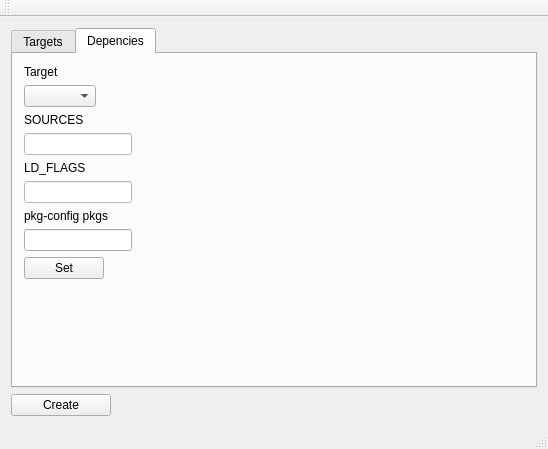
<?xml version="1.0" encoding="UTF-8"?>
<ui version="4.0">
 <class>MainWindow</class>
 <widget class="QMainWindow" name="MainWindow">
  <property name="geometry">
   <rect>
    <x>0</x>
    <y>0</y>
    <width>548</width>
    <height>449</height>
   </rect>
  </property>
  <property name="sizePolicy">
   <sizepolicy hsizetype="Maximum" vsizetype="Maximum">
    <horstretch>0</horstretch>
    <verstretch>0</verstretch>
   </sizepolicy>
  </property>
  <property name="windowTitle">
   <string>MainWindow</string>
  </property>
  <widget class="QWidget" name="centralWidget">
   <layout class="QGridLayout" name="gridLayout">
    <item row="1" column="1">
     <widget class="QPushButton" name="btCreate">
      <property name="maximumSize">
       <size>
        <width>100</width>
        <height>16777215</height>
       </size>
      </property>
      <property name="text">
       <string>Create</string>
      </property>
     </widget>
    </item>
    <item row="0" column="1">
     <widget class="QTabWidget" name="tabWidget">
      <property name="sizePolicy">
       <sizepolicy hsizetype="Expanding" vsizetype="Expanding">
        <horstretch>0</horstretch>
        <verstretch>0</verstretch>
       </sizepolicy>
      </property>
      <property name="styleSheet">
       <string notr="true"/>
      </property>
      <property name="tabPosition">
       <enum>QTabWidget::North</enum>
      </property>
      <property name="currentIndex">
       <number>1</number>
      </property>
      <widget class="QWidget" name="tab_control">
       <attribute name="title">
        <string>Targets</string>
       </attribute>
       <widget class="QComboBox" name="tglist1">
        <property name="geometry">
         <rect>
          <x>7</x>
          <y>190</y>
          <width>83</width>
          <height>28</height>
         </rect>
        </property>
       </widget>
       <widget class="QLabel" name="label_6">
        <property name="geometry">
         <rect>
          <x>9</x>
          <y>132</y>
          <width>81</width>
          <height>18</height>
         </rect>
        </property>
        <property name="text">
         <string>Delete target</string>
        </property>
       </widget>
       <widget class="QPushButton" name="btDel">
        <property name="geometry">
         <rect>
          <x>6</x>
          <y>156</y>
          <width>84</width>
          <height>28</height>
         </rect>
        </property>
        <property name="sizePolicy">
         <sizepolicy hsizetype="Fixed" vsizetype="Fixed">
          <horstretch>0</horstretch>
          <verstretch>0</verstretch>
         </sizepolicy>
        </property>
        <property name="text">
         <string>Delete</string>
        </property>
       </widget>
       <widget class="QLabel" name="label_10">
        <property name="geometry">
         <rect>
          <x>170</x>
          <y>10</y>
          <width>70</width>
          <height>18</height>
         </rect>
        </property>
        <property name="text">
         <string>Target type</string>
        </property>
       </widget>
       <widget class="QLabel" name="label">
        <property name="geometry">
         <rect>
          <x>9</x>
          <y>6</y>
          <width>141</width>
          <height>18</height>
         </rect>
        </property>
        <property name="text">
         <string>Create target name</string>
        </property>
       </widget>
       <widget class="QComboBox" name="cbType">
        <property name="geometry">
         <rect>
          <x>170</x>
          <y>30</y>
          <width>100</width>
          <height>28</height>
         </rect>
        </property>
        <property name="maximumSize">
         <size>
          <width>100</width>
          <height>16777215</height>
         </size>
        </property>
        <item>
         <property name="text">
          <string>library</string>
         </property>
        </item>
        <item>
         <property name="text">
          <string>binary</string>
         </property>
        </item>
       </widget>
       <widget class="QPushButton" name="btAdd">
        <property name="geometry">
         <rect>
          <x>280</x>
          <y>30</y>
          <width>84</width>
          <height>28</height>
         </rect>
        </property>
        <property name="sizePolicy">
         <sizepolicy hsizetype="Fixed" vsizetype="Fixed">
          <horstretch>0</horstretch>
          <verstretch>0</verstretch>
         </sizepolicy>
        </property>
        <property name="text">
         <string>Add</string>
        </property>
       </widget>
       <widget class="QLineEdit" name="lineEdit">
        <property name="geometry">
         <rect>
          <x>0</x>
          <y>30</y>
          <width>167</width>
          <height>28</height>
         </rect>
        </property>
        <property name="maximumSize">
         <size>
          <width>167</width>
          <height>16777215</height>
         </size>
        </property>
        <property name="styleSheet">
         <string notr="true">background-color: rgb(255,255,255);</string>
        </property>
        <property name="alignment">
         <set>Qt::AlignLeading|Qt::AlignLeft|Qt::AlignTop</set>
        </property>
       </widget>
      </widget>
      <widget class="QWidget" name="tab_targets">
       <attribute name="title">
        <string>Depencies</string>
       </attribute>
       <layout class="QFormLayout" name="formLayout_3">
        <item row="1" column="0">
         <widget class="QComboBox" name="tglist2"/>
        </item>
        <item row="0" column="0">
         <widget class="QLabel" name="label_7">
          <property name="text">
           <string>Target</string>
          </property>
         </widget>
        </item>
        <item row="3" column="0">
         <widget class="QLineEdit" name="tb_sources">
          <property name="styleSheet">
           <string notr="true">background-color:#ffffff</string>
          </property>
         </widget>
        </item>
        <item row="5" column="0">
         <widget class="QLineEdit" name="tb_link">
          <property name="styleSheet">
           <string notr="true">background-color:#ffffff</string>
          </property>
         </widget>
        </item>
        <item row="2" column="0">
         <widget class="QLabel" name="label_8">
          <property name="text">
           <string>SOURCES</string>
          </property>
         </widget>
        </item>
        <item row="4" column="0">
         <widget class="QLabel" name="label_9">
          <property name="text">
           <string>LD_FLAGS</string>
          </property>
         </widget>
        </item>
        <item row="8" column="0">
         <widget class="QPushButton" name="btSet">
          <property name="text">
           <string>Set</string>
          </property>
         </widget>
        </item>
        <item row="7" column="0">
         <widget class="QLineEdit" name="tb_pkg"/>
        </item>
        <item row="6" column="0">
         <widget class="QLabel" name="label_2">
          <property name="text">
           <string>pkg-config pkgs</string>
          </property>
         </widget>
        </item>
       </layout>
      </widget>
     </widget>
    </item>
   </layout>
  </widget>
  <widget class="QMenuBar" name="menuBar">
   <property name="geometry">
    <rect>
     <x>0</x>
     <y>0</y>
     <width>548</width>
     <height>30</height>
    </rect>
   </property>
  </widget>
  <widget class="QToolBar" name="mainToolBar">
   <attribute name="toolBarArea">
    <enum>TopToolBarArea</enum>
   </attribute>
   <attribute name="toolBarBreak">
    <bool>false</bool>
   </attribute>
  </widget>
  <widget class="QStatusBar" name="statusBar"/>
 </widget>
 <layoutdefault spacing="6" margin="11"/>
 <resources/>
 <connections/>
</ui>
